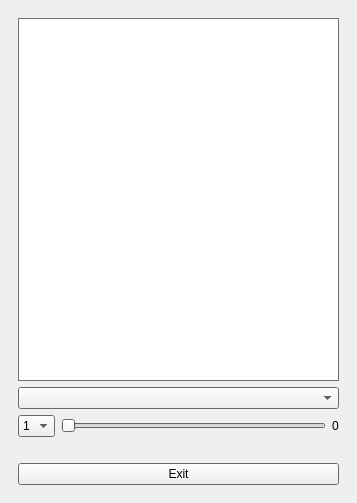
<?xml version="1.0" encoding="UTF-8"?>
<ui version="4.0">
 <class>MainWindow</class>
 <widget class="QMainWindow" name="MainWindow">
  <property name="geometry">
   <rect>
    <x>0</x>
    <y>0</y>
    <width>357</width>
    <height>503</height>
   </rect>
  </property>
  <property name="windowTitle">
   <string>MainWindow</string>
  </property>
  <widget class="QWidget" name="centralwidget">
   <layout class="QGridLayout" name="gridLayout">
    <item row="0" column="0">
     <layout class="QVBoxLayout" name="verticalLayout">
      <item>
       <widget class="QStackedWidget" name="stackedWidget">
        <property name="sizePolicy">
         <sizepolicy hsizetype="Preferred" vsizetype="Preferred">
          <horstretch>1</horstretch>
          <verstretch>0</verstretch>
         </sizepolicy>
        </property>
        <property name="palette">
         <palette>
          <active>
           <colorrole role="Base">
            <brush brushstyle="SolidPattern">
             <color alpha="255">
              <red>255</red>
              <green>255</green>
              <blue>255</blue>
             </color>
            </brush>
           </colorrole>
           <colorrole role="Window">
            <brush brushstyle="SolidPattern">
             <color alpha="255">
              <red>145</red>
              <green>145</green>
              <blue>145</blue>
             </color>
            </brush>
           </colorrole>
          </active>
          <inactive>
           <colorrole role="Base">
            <brush brushstyle="SolidPattern">
             <color alpha="255">
              <red>255</red>
              <green>255</green>
              <blue>255</blue>
             </color>
            </brush>
           </colorrole>
           <colorrole role="Window">
            <brush brushstyle="SolidPattern">
             <color alpha="255">
              <red>145</red>
              <green>145</green>
              <blue>145</blue>
             </color>
            </brush>
           </colorrole>
          </inactive>
          <disabled>
           <colorrole role="Base">
            <brush brushstyle="SolidPattern">
             <color alpha="255">
              <red>145</red>
              <green>145</green>
              <blue>145</blue>
             </color>
            </brush>
           </colorrole>
           <colorrole role="Window">
            <brush brushstyle="SolidPattern">
             <color alpha="255">
              <red>145</red>
              <green>145</green>
              <blue>145</blue>
             </color>
            </brush>
           </colorrole>
          </disabled>
         </palette>
        </property>
        <property name="currentIndex">
         <number>0</number>
        </property>
        <widget class="QWidget" name="viewfinderPage">
         <layout class="QGridLayout" name="gridLayout_5">
          <item row="2" column="0">
           <widget class="QComboBox" name="typeComboBox">
            <item>
             <property name="text">
              <string>1</string>
             </property>
            </item>
            <item>
             <property name="text">
              <string>2</string>
             </property>
            </item>
            <item>
             <property name="text">
              <string>3</string>
             </property>
            </item>
           </widget>
          </item>
          <item row="2" column="1">
           <widget class="QSlider" name="constantHorizontalSlider">
            <property name="maximum">
             <number>100</number>
            </property>
            <property name="orientation">
             <enum>Qt::Horizontal</enum>
            </property>
           </widget>
          </item>
          <item row="2" column="2">
           <widget class="QLabel" name="labelConstant">
            <property name="text">
             <string>0</string>
            </property>
           </widget>
          </item>
          <item row="1" column="0" colspan="3">
           <widget class="QComboBox" name="cameraComboBox"/>
          </item>
          <item row="3" column="0" colspan="3">
           <spacer name="horizontalSpacer">
            <property name="orientation">
             <enum>Qt::Horizontal</enum>
            </property>
            <property name="sizeHint" stdset="0">
             <size>
              <width>40</width>
              <height>20</height>
             </size>
            </property>
           </spacer>
          </item>
          <item row="4" column="0" colspan="3">
           <widget class="QPushButton" name="pushExit">
            <property name="text">
             <string>Exit</string>
            </property>
           </widget>
          </item>
          <item row="0" column="0" colspan="3">
           <widget class="QGraphicsView" name="graphicsView"/>
          </item>
         </layout>
        </widget>
        <widget class="QWidget" name="previewPage">
         <layout class="QGridLayout" name="gridLayout_4">
          <item row="0" column="0">
           <widget class="QLabel" name="lastImagePreviewLabel">
            <property name="sizePolicy">
             <sizepolicy hsizetype="Preferred" vsizetype="MinimumExpanding">
              <horstretch>0</horstretch>
              <verstretch>0</verstretch>
             </sizepolicy>
            </property>
            <property name="frameShape">
             <enum>QFrame::Box</enum>
            </property>
            <property name="text">
             <string/>
            </property>
           </widget>
          </item>
         </layout>
        </widget>
       </widget>
      </item>
     </layout>
    </item>
   </layout>
  </widget>
 </widget>
 <resources/>
 <connections/>
</ui>
